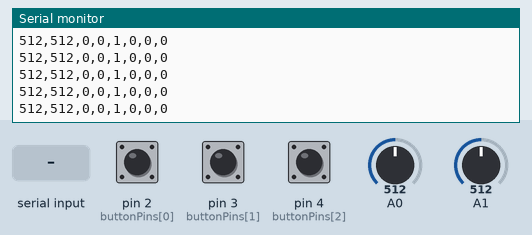
The sketch below on a simulated Arduino Uno, built with avr-gcc and run on an emulated ATmega328P. On the bench: the last lines printed to the serial monitor. The inputs (shaded band) are chosen by the test bench; at power-on: A0 = 512, A1 = 512, pin 2 (buttonPins[0]) HIGH, pin 3 (buttonPins[1]) HIGH, pin 4 (buttonPins[2]) HIGH.

Above: at 1.2 s.
1.3 s: "c" received over Serial
2.8 s: A0 set to 716
At 2.81 s:
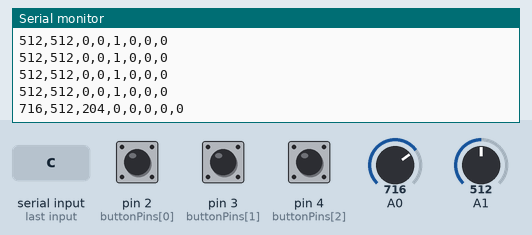
4.3 s: A1 set to 716
At 4.31 s:
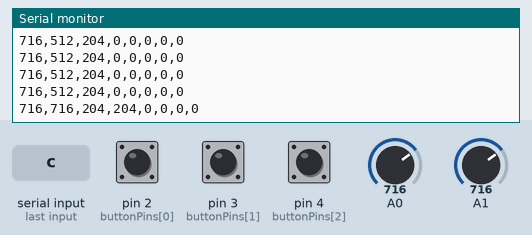
5.8 s: pin 2 (buttonPins[0]) pulled LOW for 0.15 s
At 5.93 s:
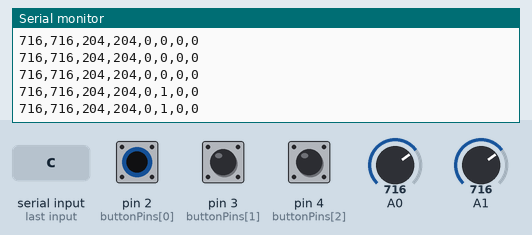
7.4 s: pin 3 (buttonPins[1]) pulled LOW for 0.15 s
At 7.53 s:
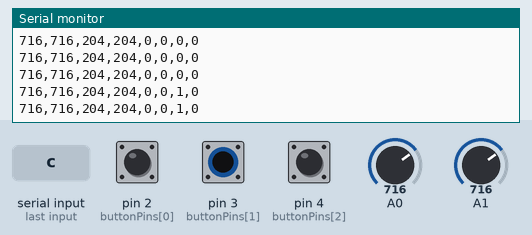
9.0 s: pin 4 (buttonPins[2]) pulled LOW for 0.15 s
At 9.13 s:
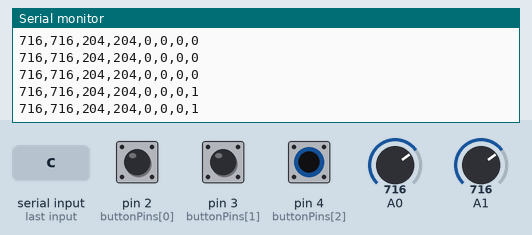

The sketch:

game_controller_input_tester.ino
```cpp
// Game controller input tester · Arduino Uno R3.
constexpr int deadZone = 55;
constexpr unsigned long debounceMs = 25;
constexpr unsigned long sampleMs = 100;
const uint8_t buttonPins[] = {2, 3, 4};
bool raw[] = {HIGH, HIGH, HIGH};
bool stable[] = {HIGH, HIGH, HIGH};
unsigned long changedAt[] = {0, 0, 0};
int centerX = 512;
int centerY = 512;
unsigned long lastSample = 0;

int readAxis(uint8_t pin) {
  analogRead(pin);
  unsigned int sum = 0;
  for (uint8_t i = 0; i < 8; ++i) sum += analogRead(pin);
  return (sum + 4) / 8;
}

void setup() {
  for (uint8_t pin : buttonPins) pinMode(pin, INPUT_PULLUP);
  Serial.begin(115200);
  Serial.println(F("# Release the stick and send c to capture center."));
  Serial.println(F("x,y,dx,dy,neutral,stick_click,a,b"));
}

void loop() {
  const unsigned long now = millis();
  bool changed = false;
  for (uint8_t i = 0; i < 3; ++i) {
    const bool sample = digitalRead(buttonPins[i]);
    if (sample != raw[i]) {
      raw[i] = sample;
      changedAt[i] = now;
    }
    if (raw[i] != stable[i] && now - changedAt[i] >= debounceMs) {
      stable[i] = raw[i];
      changed = true;
    }
  }
  bool recenter = false;
  while (Serial.available()) {
    if (Serial.read() == 'c') recenter = true;
  }
  if (!changed && !recenter && now - lastSample < sampleMs) return;
  lastSample = now;
  const int x = readAxis(A0);
  const int y = readAxis(A1);
  if (recenter) {
    centerX = x;
    centerY = y;
    Serial.println(F("# Center captured."));
  }
  const int dx = x - centerX;
  const int dy = y - centerY;
  Serial.print(x); Serial.print(',');
  Serial.print(y); Serial.print(',');
  Serial.print(dx); Serial.print(',');
  Serial.print(dy); Serial.print(',');
  Serial.print(abs(dx) <= deadZone && abs(dy) <= deadZone);
  for (bool level : stable) {
    Serial.print(',');
    Serial.print(level == LOW);
  }
  Serial.println();
}
```

Measured:
- after the input at 2.8 s, the serial monitor: prints a new line at once (image 1)
- after the input at 4.3 s, the serial monitor: prints a new line at once (image 2)
- after the input at 5.8 s, the serial monitor: prints a new line at once (image 3)
- after the input at 7.4 s, the serial monitor: prints a new line at once (image 4)
- after the input at 9.0 s, the serial monitor: prints a new line at once (image 5)
